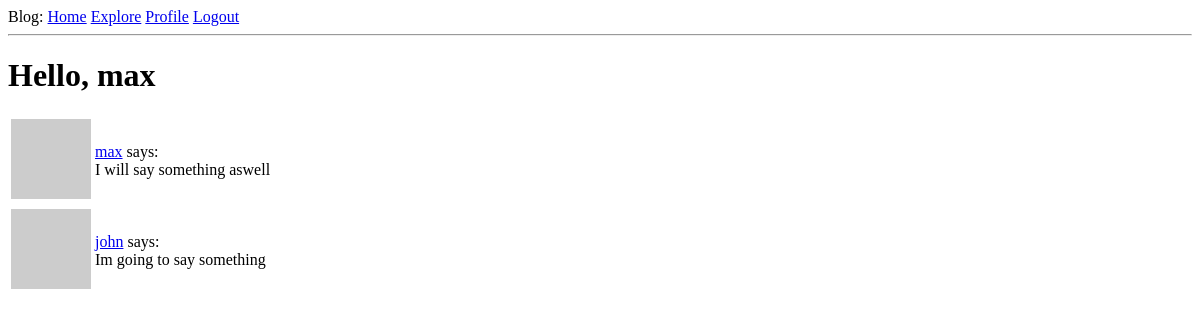
The page /explore (signed in) on the database as committed earlier.
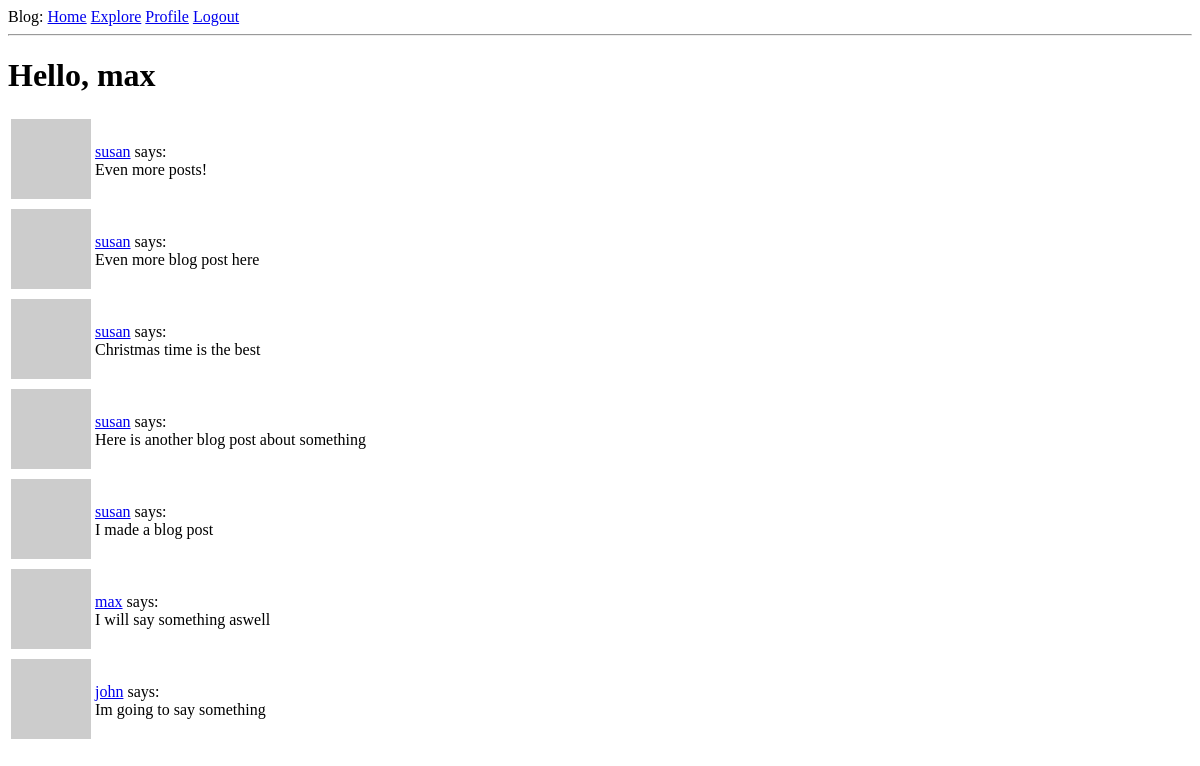
The same page on the database as committed later.
### app/models.py (models this page shows, shortened)
class User(UserMixin, db.Model):
    id = db.Column(db.Integer, primary_key=True)
    username = db.Column(db.String(64), unique=True, index=True)
    email = db.Column(db.String(128), unique=True, index=True)
    password_hash = db.Column(db.String(128))
    posts = db.relationship('Post', backref='author', lazy='dynamic')
    about_me = db.Column(db.String(140))
    last_seen = db.Column(db.DateTime, default=datetime.utcnow)
    followed = db.relationship(
        'User', secondary=followers,
        primaryjoin=(followers.c.follower_id == id),
        secondaryjoin=(followers.c.followed_id == id),
        backref=db.backref('followers', lazy='dynamic'), lazy='dynamic')
    def avatar(self, size):
        digest = md5(self.email.lower().encode('utf-8')).hexdigest()
        return 'https://www.gravatar.com/avatar/{}?d=identicon&s={}'.format(digest, size)

class Post(db.Model):
    id = db.Column(db.Integer, primary_key=True)
    body = db.Column(db.String(140))
    timestamp = db.Column(db.DateTime, index=True, default=datetime.utcnow)
    user_id = db.Column(db.Integer, db.ForeignKey('user.id'))

### app/routes.py (the view)
@app.route('/explore')
@login_required
def explore():
    page = request.args.get('page', 1, type=int)
    posts = Post.query.order_by(Post.timestamp.desc()).paginate(
        page, app.config['POSTS_PER_PAGE'], False)
    next_url = url_for('explore', page=posts.next_num) \
        if posts.has_next else None
    prev_url = url_for('explore', page=posts.prev_num) \
        if posts.has_prev else None
    return render_template("index.html", title='Explore', posts=posts.items,
                           next_url=next_url, prev_url=prev_url)
    return render_template('index.html', title='Explore', posts=posts.items)

### app/models.py (called while the page is built)
@login.user_loader
def load_user(id):
    return User.query.get(int(id))

### app/routes.py (called while the page is built)
@app.before_request
def before_request():
    if current_user.is_authenticated:
        current_user.last_seen = datetime.utcnow()
        db.session.commit()

### app/templates/index.html (shortened to what this page needs)
{% extends "base.html" %}
{% block content %}
    <h1>Hello, {{ current_user.username }}</h1>
    {% for post in posts %}
        {% include '_post.html' %}
    {% endfor %}
{% endblock %}

### app/templates/base.html (shortened to what this page needs)
<!DOCTYPE html>
<html lang="en">
<head>
</head>
<body>
<div>
    Blog:
    <a href="{{ url_for('index') }}">Home</a>
    <a href="{{ url_for('explore') }}">Explore</a>
    {% if current_user.is_anonymous %}
        <a href="{{ url_for('login') }}">Login</a>
    {% else %}
        <a href="{{ url_for('user', username=current_user.username) }}">Profile</a>
        <a href="{{ url_for('logout') }}">Logout</a>
    {% endif %}
</div>
<hr>
{% block content %}{% endblock %}
</body>
</html>

### app/templates/_post.html
<table>
    <tr align="top">
        <td><img src="{{ post.author.avatar(36) }}" alt=""></td>
        <td>
            <a href="{{ url_for('user', username=post.author.username) }}">{{ post.author.username }}</a>
            says:<br> {{ post.body }}</td>
    </tr>
</table>

Rows that differ between the two databases and show on the page:
added Post: author.username "susan", body "Even more posts!"
added Post: author.username "susan", body "Even more blog post here"
added Post: author.username "susan", body "Christmas time is the best"
added Post: author.username "susan", body "Here is another blog post about something"
added Post: author.username "susan", body "I made a blog post"
